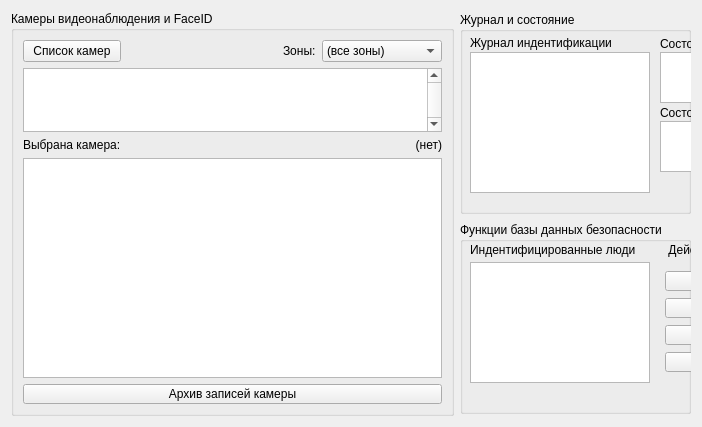
            <widget class="QWidget" name="page_2">
             <layout class="QVBoxLayout" name="verticalLayout_6">
              <item>
               <layout class="QGridLayout" name="grd_DefnRootWidget">
                <item row="0" column="1">
                 <widget class="QGroupBox" name="box_DefnLogsPool">
                  <property name="sizePolicy">
                   <sizepolicy hsizetype="Maximum" vsizetype="Expanding">
                    <horstretch>0</horstretch>
                    <verstretch>0</verstretch>
                   </sizepolicy>
                  </property>
                  <property name="maximumSize">
                   <size>
                    <width>447</width>
                    <height>202</height>
                   </size>
                  </property>
                  <property name="title">
                   <string>Журнал и состояние</string>
                  </property>
                  <widget class="QLabel" name="lbl_ReadOnly7">
                   <property name="geometry">
                    <rect>
                     <x>10</x>
                     <y>23</y>
                     <width>141</width>
                     <height>16</height>
                    </rect>
                   </property>
                   <property name="text">
                    <string>Журнал индентификации</string>
                   </property>
                  </widget>
                  <widget class="QColumnView" name="clv_DefnIndeficationLog">
                   <property name="geometry">
                    <rect>
                     <x>10</x>
                     <y>40</y>
                     <width>180</width>
                     <height>141</height>
                    </rect>
                   </property>
                  </widget>
                  <widget class="QLabel" name="lbl_ReadOnly8">
                   <property name="geometry">
                    <rect>
                     <x>200</x>
                     <y>24</y>
                     <width>181</width>
                     <height>16</height>
                    </rect>
                   </property>
                   <property name="text">
                    <string>Состояние замков</string>
                   </property>
                  </widget>
                  <widget class="QColumnView" name="clv_DefnLockStat">
                   <property name="geometry">
                    <rect>
                     <x>200</x>
                     <y>40</y>
                     <width>241</width>
                     <height>51</height>
                    </rect>
                   </property>
                  </widget>
                  <widget class="QLabel" name="lbl_ReadOnly9">
                   <property name="geometry">
                    <rect>
                     <x>200</x>
                     <y>93</y>
                     <width>181</width>
                     <height>16</height>
                    </rect>
                   </property>
                   <property name="text">
                    <string>Состояние модулей FaceID и ОП</string>
                   </property>
                  </widget>
                  <widget class="QColumnView" name="clv_DefnHardwareStat">
                   <property name="geometry">
                    <rect>
                     <x>200</x>
                     <y>109</y>
                     <width>241</width>
                     <height>51</height>
                    </rect>
                   </property>
                  </widget>
                 </widget>
                </item>
                <item row="1" column="1">
                 <widget class="QGroupBox" name="box_DefnDatabase">
                  <property name="sizePolicy">
                   <sizepolicy hsizetype="Preferred" vsizetype="Expanding">
                    <horstretch>0</horstretch>
                    <verstretch>0</verstretch>
                   </sizepolicy>
                  </property>
                  <property name="maximumSize">
                   <size>
                    <width>16777215</width>
                    <height>192</height>
                   </size>
                  </property>
                  <property name="title">
                   <string>Функции базы данных безопасности</string>
                  </property>
                  <widget class="QLabel" name="lbl_ReadOnly11">
                   <property name="geometry">
                    <rect>
                     <x>10</x>
                     <y>20</y>
                     <width>170</width>
                     <height>16</height>
                    </rect>
                   </property>
                   <property name="text">
                    <string>Индентифицированные люди</string>
                   </property>
                  </widget>
                  <widget class="QWidget" name="verticalLayoutWidget">
                   <property name="geometry">
                    <rect>
                     <x>199</x>
                     <y>39</y>
                     <width>241</width>
                     <height>121</height>
                    </rect>
                   </property>
                   <layout class="QVBoxLayout" name="qvl_DefnDataBaseActionsPool">
                    <property name="leftMargin">
                     <number>6</number>
                    </property>
                    <property name="topMargin">
                     <number>9</number>
                    </property>
                    <property name="rightMargin">
                     <number>6</number>
                    </property>
                    <property name="bottomMargin">
                     <number>9</number>
                    </property>
                    <item>
                     <widget class="QPushButton" name="btn_DefnDatabaseAddUser">
                      <property name="sizePolicy">
                       <sizepolicy hsizetype="Preferred" vsizetype="Maximum">
                        <horstretch>0</horstretch>
                        <verstretch>0</verstretch>
                       </sizepolicy>
                      </property>
                      <property name="maximumSize">
                       <size>
                        <width>16777215</width>
                        <height>20</height>
                       </size>
                      </property>
                      <property name="text">
                       <string>Добавить пользователя</string>
                      </property>
                      <property name="icon">
                       <iconset resource="../resources.qrc">
                        <normaloff>:/images/plus_ico.png</normaloff>:/images/plus_ico.png</iconset>
                      </property>
                      <property name="iconSize">
                       <size>
                        <width>13</width>
                        <height>13</height>
                       </size>
                      </property>
                     </widget>
                    </item>
                    <item>
                     <widget class="QPushButton" name="btn_DefnDatabaseConfigureUser">
                      <property name="sizePolicy">
                       <sizepolicy hsizetype="Preferred" vsizetype="Maximum">
                        <horstretch>0</horstretch>
                        <verstretch>0</verstretch>
                       </sizepolicy>
                      </property>
                      <property name="maximumSize">
                       <size>
                        <width>16777215</width>
                        <height>20</height>
                       </size>
                      </property>
                      <property name="text">
                       <string>Настроить пользователя</string>
                      </property>
                      <property name="icon">
                       <iconset resource="../resources.qrc">
                        <normaloff>:/images/more_ico.png</normaloff>:/images/more_ico.png</iconset>
                      </property>
                      <property name="iconSize">
                       <size>
                        <width>13</width>
                        <height>13</height>
                       </size>
                      </property>
                     </widget>
                    </item>
                    <item>
                     <widget class="QPushButton" name="btn_DefnDatabaseDeleteUser">
                      <property name="sizePolicy">
                       <sizepolicy hsizetype="Preferred" vsizetype="Maximum">
                        <horstretch>0</horstretch>
                        <verstretch>0</verstretch>
                       </sizepolicy>
                      </property>
                      <property name="maximumSize">
                       <size>
                        <width>16777215</width>
                        <height>20</height>
                       </size>
                      </property>
                      <property name="text">
                       <string>Исключить пользователя</string>
                      </property>
                      <property name="icon">
                       <iconset resource="../resources.qrc">
                        <normaloff>:/images/minus_ico.png</normaloff>:/images/minus_ico.png</iconset>
                      </property>
                      <property name="iconSize">
                       <size>
                        <width>13</width>
                        <height>13</height>
                       </size>
                      </property>
                     </widget>
                    </item>
                    <item>
                     <widget class="QPushButton" name="btn_DefnDatabaseLocalFunc">
                      <property name="sizePolicy">
                       <sizepolicy hsizetype="Preferred" vsizetype="Maximum">
                        <horstretch>0</horstretch>
                        <verstretch>0</verstretch>
                       </sizepolicy>
                      </property>
                      <property name="maximumSize">
                       <size>
                        <width>16777215</width>
                        <height>20</height>
                       </size>
                      </property>
                      <property name="text">
                       <string>Локальные функции...</string>
                      </property>
                      <property name="icon">
                       <iconset resource="../resources.qrc">
                        <normaloff>:/images/save_ico_-d_.png</normaloff>:/images/save_ico_-d_.png</iconset>
                      </property>
                      <property name="iconSize">
                       <size>
                        <width>25</width>
                        <height>25</height>
                       </size>
                      </property>
                     </widget>
                    </item>
                   </layout>
                  </widget>
                  <widget class="QLabel" name="lbl_ReadOnly12">
                   <property name="geometry">
                    <rect>
                     <x>200</x>
                     <y>20</y>
                     <width>238</width>
                     <height>16</height>
                    </rect>
                   </property>
                   <property name="text">
                    <string>Действия с базой данных безопасности</string>
                   </property>
                   <property name="alignment">
                    <set>Qt::AlignCenter</set>
                   </property>
                  </widget>
                  <widget class="QListView" name="ltv_DefnDatabaseUsersList">
                   <property name="geometry">
                    <rect>
                     <x>10</x>
                     <y>40</y>
                     <width>180</width>
                     <height>121</height>
                    </rect>
                   </property>
                  </widget>
                 </widget>
                </item>
                <item row="0" column="0" rowspan="2">
                 <widget class="QGroupBox" name="box_DefnCamBox">
                  <property name="sizePolicy">
                   <sizepolicy hsizetype="Preferred" vsizetype="Expanding">
                    <horstretch>0</horstretch>
                    <verstretch>0</verstretch>
                   </sizepolicy>
                  </property>
                  <property name="title">
                   <string>Камеры видеонаблюдения и FaceID</string>
                  </property>
                  <layout class="QGridLayout" name="gridLayout_3">
                   <item row="0" column="0">
                    <widget class="QPushButton" name="btn_DefnToggleCamList">
                     <property name="text">
                      <string>Список камер</string>
                     </property>
                     <property name="icon">
                      <iconset resource="../resources.qrc">
                       <normaloff>:/images/arrowDown_ico.png</normaloff>:/images/arrowDown_ico.png</iconset>
                     </property>
                     <property name="checkable">
                      <bool>true</bool>
                     </property>
                     <property name="checked">
                      <bool>false</bool>
                     </property>
                    </widget>
                   </item>
                   <item row="2" column="0">
                    <widget class="QLabel" name="lbl_ReadOnly10">
                     <property name="text">
                      <string>Выбрана камера:</string>
                     </property>
                    </widget>
                   </item>
                   <item row="0" column="2">
                    <widget class="QLabel" name="lbl_ReadOnly6">
                     <property name="sizePolicy">
                      <sizepolicy hsizetype="Maximum" vsizetype="Preferred">
                       <horstretch>0</horstretch>
                       <verstretch>0</verstretch>
                      </sizepolicy>
                     </property>
                     <property name="styleSheet">
                      <string notr="true">QPushButton {
	color: black;
    background-color: rgb(215, 215, 215);
    border: 1px solid gray;
    border-radius: 3px;
    padding: 1px 18px 1px 3px;
    min-width: 6em;
	font: 8pt &quot;Segoe UI Semibold&quot;;
}

QPushButton:hover {
	color: rgb(30, 30, 30);
	background-color: rgb(226, 226, 226);
}</string>
                     </property>
                     <property name="text">
                      <string>Зоны:</string>
                     </property>
                    </widget>
                   </item>
                   <item row="0" column="1">
                    <spacer name="horizontalSpacer">
                     <property name="orientation">
                      <enum>Qt::Horizontal</enum>
                     </property>
                     <property name="sizeType">
                      <enum>QSizePolicy::Maximum</enum>
                     </property>
                     <property name="sizeHint" stdset="0">
                      <size>
                       <width>150</width>
                       <height>20</height>
                      </size>
                     </property>
                    </spacer>
                   </item>
                   <item row="4" column="0" colspan="4">
                    <widget class="QPushButton" name="btn_DefnCamRecArchOpen">
                     <property name="sizePolicy">
                      <sizepolicy hsizetype="Expanding" vsizetype="Fixed">
                       <horstretch>0</horstretch>
                       <verstretch>0</verstretch>
                      </sizepolicy>
                     </property>
                     <property name="minimumSize">
                      <size>
                       <width>80</width>
                       <height>20</height>
                      </size>
                     </property>
                     <property name="text">
                      <string>Архив записей камеры</string>
                     </property>
                    </widget>
                   </item>
                   <item row="2" column="3">
                    <widget class="QLabel" name="lbl_DefnCurrSetCamId">
                     <property name="text">
                      <string>(нет)</string>
                     </property>
                     <property name="alignment">
                      <set>Qt::AlignRight|Qt::AlignTrailing|Qt::AlignVCenter</set>
                     </property>
                    </widget>
                   </item>
                   <item row="1" column="0" colspan="4">
                    <widget class="QTableWidget" name="tbw_DefnCamList">
                     <property name="sizePolicy">
                      <sizepolicy hsizetype="Preferred" vsizetype="Expanding">
                       <horstretch>0</horstretch>
                       <verstretch>0</verstretch>
                      </sizepolicy>
                     </property>
                     <property name="minimumSize">
                      <size>
                       <width>0</width>
                       <height>64</height>
                      </size>
                     </property>
                     <property name="verticalScrollBarPolicy">
                      <enum>Qt::ScrollBarAlwaysOn</enum>
                     </property>
                    </widget>
                   </item>
                   <item row="0" column="3">
                    <widget class="QComboBox" name="cbb_DefnCamListZoning">
                     <property name="sizePolicy">
                      <sizepolicy hsizetype="Maximum" vsizetype="Fixed">
                       <horstretch>0</horstretch>
                       <verstretch>0</verstretch>
                      </sizepolicy>
                     </property>
                     <property name="maximumSize">
                      <size>
                       <width>120</width>
                       <height>16777215</height>
                      </size>
                     </property>
                     <property name="editable">
                      <bool>false</bool>
                     </property>
                     <property name="maxCount">
                      <number>36</number>
                     </property>
                     <property name="minimumContentsLength">
                      <number>1</number>
                     </property>
                     <item>
                      <property name="text">
                       <string>(все зоны)</string>
                      </property>
                     </item>
                     <item>
                      <property name="text">
                       <string>(не определено)</string>
                      </property>
                     </item>
                    </widget>
                   </item>
                   <item row="3" column="0" colspan="4">
                    <widget class="QGraphicsView" name="gvf_DefnCamView">
                     <property name="sizePolicy">
                      <sizepolicy hsizetype="Expanding" vsizetype="Minimum">
                       <horstretch>0</horstretch>
                       <verstretch>0</verstretch>
                      </sizepolicy>
                     </property>
                     <property name="minimumSize">
                      <size>
                       <width>0</width>
                       <height>220</height>
                      </size>
                     </property>
                     <property name="maximumSize">
                      <size>
                       <width>16777215</width>
                       <height>220</height>
                      </size>
                     </property>
                     <property name="verticalScrollBarPolicy">
                      <enum>Qt::ScrollBarAlwaysOff</enum>
                     </property>
                     <property name="horizontalScrollBarPolicy">
                      <enum>Qt::ScrollBarAlwaysOff</enum>
                     </property>
                    </widget>
                   </item>
                  </layout>
                 </widget>
                </item>
               </layout>
              </item>
             </layout>
            </widget>
